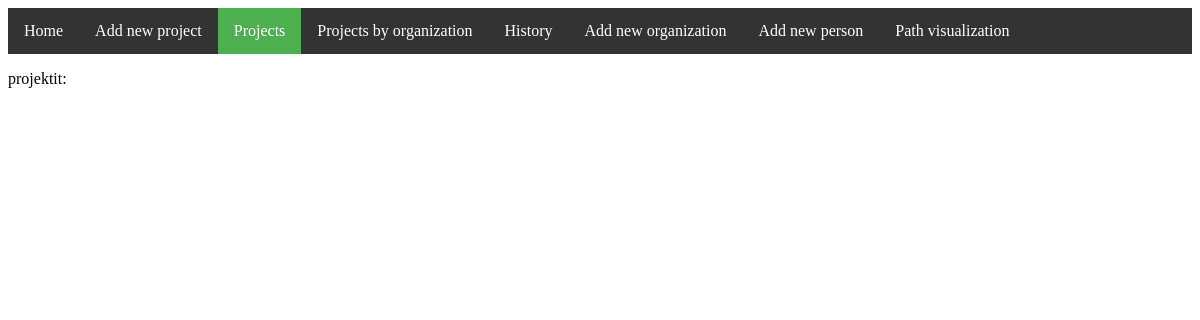
Before: /projects with the older database file.
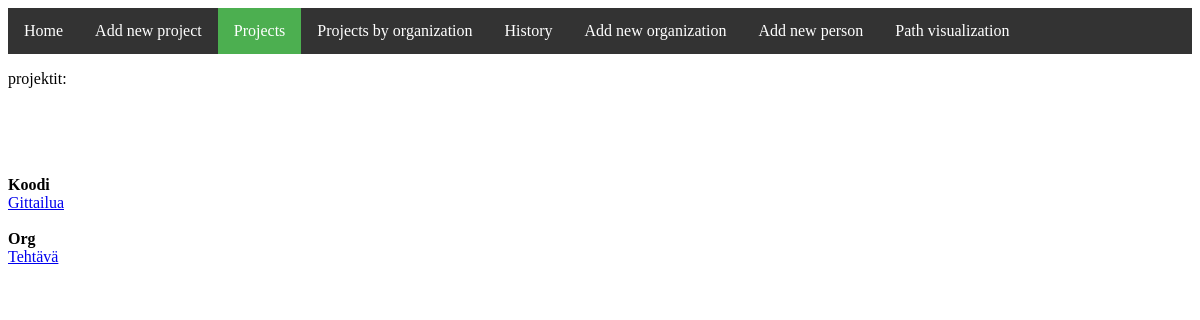
After: the same page with the newer database file.
### portfolio_manager/models.py (models this page shows, shortened)
class Project (models.Model):
  name = models.CharField(max_length=50)
  parent = models.ForeignKey('Organization', null=True,on_delete=models.CASCADE)
  history = HistoricalRecords()

class Organization (models.Model):
  name = models.CharField(max_length=50, primary_key=True)
  history = HistoricalRecords()

### portfolio_manager/views.py (the view)
# urls.py: url(r'^projects$', views.projects, name='projects'),
def projects(request):
    projects_all = Project.objects.all()
    return render(request, 'projects.html', {'projects': projects_all})

### portfolio_manager/templates/projects.html (shortened to what this page needs)
<!DOCTYPE html>
<html>
<head>
</head>
<body>
{% include "navbar.html" %}
<p>
  projektit:
</p>
<br /><br />
  <div>
      {% for project in projects %}
        <b><br /><br />
            {{ project.parent.name }}
        </b><br />
      <a href="{% url 'show_project' project.pk %}">{{ project.name }}</a>
      {% endfor %}
  </div>
</body>
</html>

Changed rows visible on the page:
added Project: parent.name "Koodi", name "Gittailua"
added Project: parent.name "Org", name "Tehtävä"
